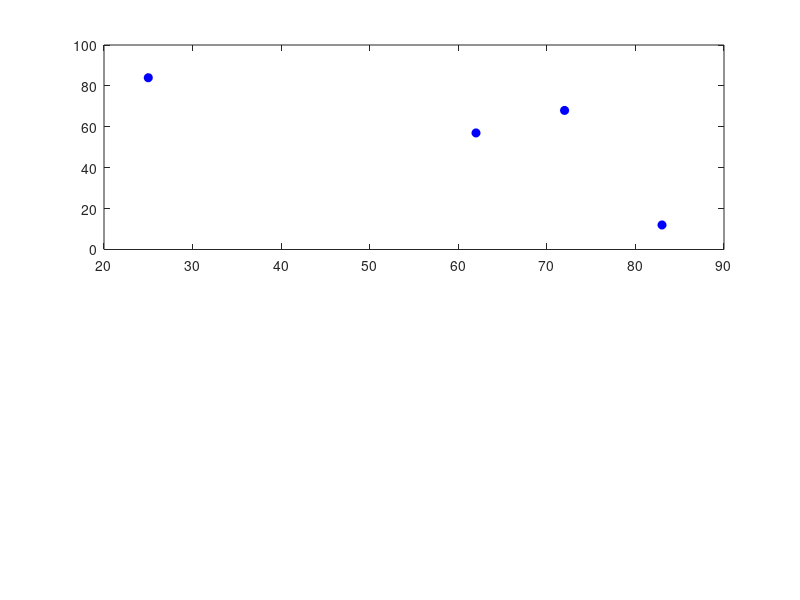

Source code (MATLAB): (Note: this script raises an error after producing the figure.)
global DISTANCE_M
CITIES = 4;
plotSize = 100;
DISTANCE_M = [
    0, 20, 42, 35;
    20,  0, 30, 34;
    42, 30,  0, 12;
    35, 34, 12,  0];
POPULATION_N = 10;

cityPositionM = randi(plotSize, [CITIES, 2]);

% Generate initial population
population = zeros(POPULATION_N, CITIES);
for i = 1 : POPULATION_N
    population(i,:) = randperm(CITIES, CITIES);
end

% Random initial bestPath
bestPath = population(randi(CITIES), :);
population;

figure('Name', 'CITIES', 'Position', [0 0 500 500]);
subplot(2,1,1);
citiesPlot = plot(cityPositionM(:,1),...
    cityPositionM(:,2),...
    'bo',...
    'MarkerFaceColor', 'b');

% Build stats table
colTitles = {'Cromosoma', 'Distancia', 'f_x', 'P_Select', 'EC', 'AC'};
colFormat = { 'char', 'numeric', 'numeric', 'numeric', 'numeric', 'numeric'};

dat = cell(POPULATION_N + 3, 5);
for i = 1 : POPULATION_N
    path = population(i,:);
    dat{i, 1} = num2str(path); % Cromosome
    dat{i, 2} = distanceForPath(path); % Distance
    dat{i, 3} = fitness(path); % f(x)
    dat{i, 4} = 0.00; % P. Select
    dat{i, 5} = 0.00; % Expected Count
    dat{i, 6} = 0; % Actual Count
end

dat{POPULATION_N + 1, 1} = 'SUM';
dat{POPULATION_N + 2, 1} = 'AVG';
dat{POPULATION_N + 3, 1} = 'MAX';
for i = 2 : 6
 dat{POPULATION_N + 1, i} = sum(cell2mat(dat(1:POPULATION_N, i)));
end
for i = 2 : 6
  dat{POPULATION_N + 2, i} = mean(cell2mat(dat(:, i)));
end
for i = 2 : 6
  dat{POPULATION_N + 3, i} = max(cell2mat(dat(:, i)));
end

uitable(...
    'Position', [0, 0, 500, 200],...
    'ColumnName', colTitles,...
    'ColumnFormat', colFormat,...
    'Data', dat);
